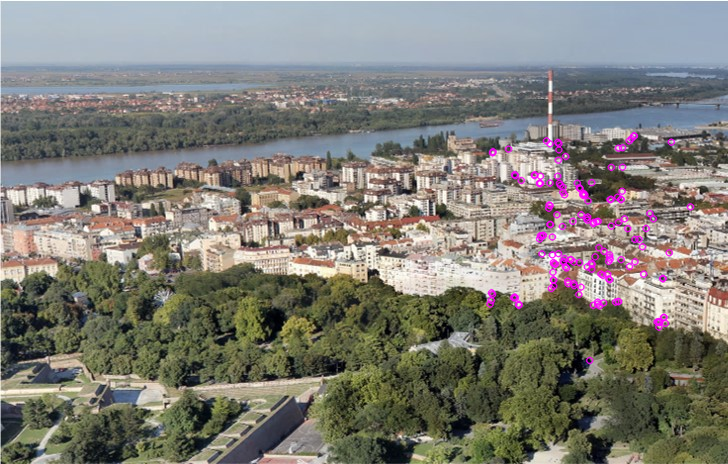
#> input picture Domaci2/first.jpg, 728 x 464 px
$ python panorama.py
#> lines starting #> are read from the running program, lines starting #| are printed output that depends on the picture; after the words box and inside, x2 and y2 are one past the last pixel; in counts of white or black regions, pixels touching at a corner belong together
import cv2
import numpy as np

#from google.colab.patches import cv2_imshow

# Load our images
img1 = cv2.imread('first.jpg')
#> img1 is the input picture: shape (464, 728, 3); mean B, G, R 118.4, 125.6, 127.6
img2 = cv2.imread('second.jpg')
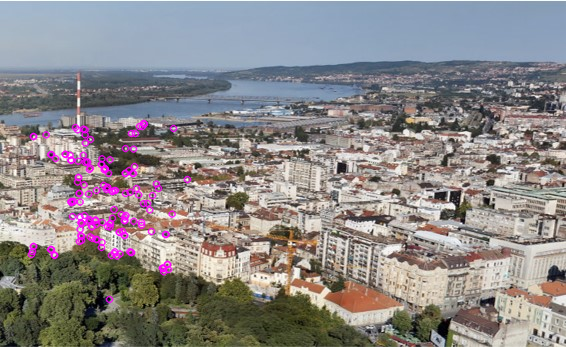
#> input picture Domaci2/second.jpg, 566 x 347 px
#> img2 is the input picture: shape (347, 566, 3); mean B, G, R 136.1, 135.3, 139.8

img1_gray = cv2.cvtColor(img1, cv2.COLOR_BGR2GRAY)
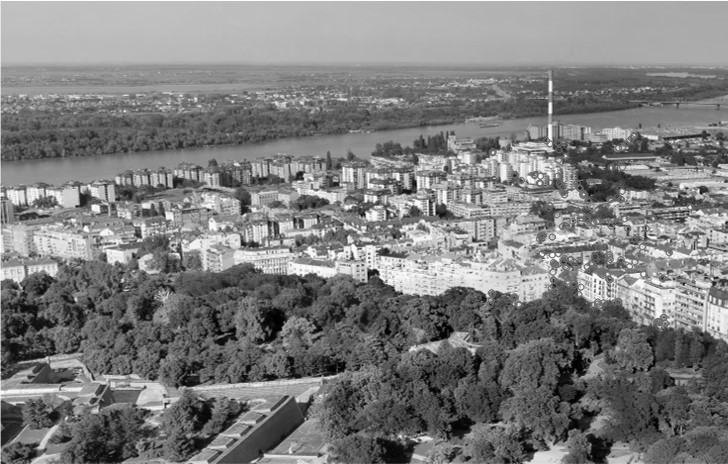
#> img1_gray: shape (464, 728); min 0, max 255, mean 125.4
img2_gray = cv2.cvtColor(img2, cv2.COLOR_BGR2GRAY)
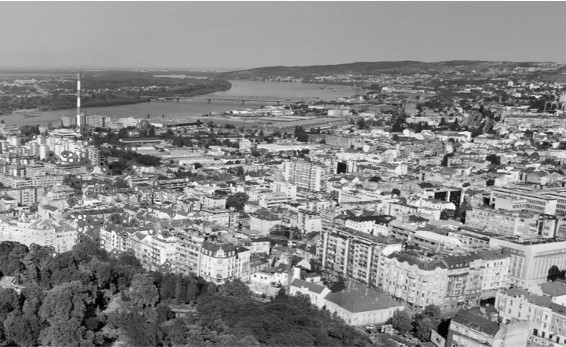
#> img2_gray: shape (347, 566); min 0, max 255, mean 136.8

# cv2_imshow(img1_gray)
# cv2_imshow(img2_gray)

# Create our ORB detector and detect keypoints and descriptors
orb = cv2.ORB_create(nfeatures=2000)

# Find the key points and descriptors with ORB
keypoints1, descriptors1 = orb.detectAndCompute(img1, None)
#> keypoints1 = 2000 keypoints; strongest (x, y, size): (376, 270, 37.2), (375, 269, 31), (388, 212, 31), (377, 272, 44.6)
keypoints2, descriptors2 = orb.detectAndCompute(img2, None)
#> keypoints2 = 2000 keypoints; strongest (x, y, size): (454, 206, 37.2), (450, 199, 37.2), (451, 192, 31), (454, 208, 31)

# Create a BFMatcher object.
# It will find all of the matching keypoints on two images
bf = cv2.BFMatcher_create(cv2.NORM_HAMMING)

# Find matching points
matches = bf.knnMatch(descriptors1, descriptors2,k=2)
#> matches = 2000 matches


def draw_matches(img1, keypoints1, img2, keypoints2, matches):
  r, c = img1.shape[:2]
  r1, c1 = img2.shape[:2]

  # Create a blank image with the size of the first image + second image
  output_img = np.zeros((max([r, r1]), c+c1, 3), dtype='uint8')
  output_img[:r, :c, :] = np.dstack([img1, img1, img1])
  output_img[:r1, c:c+c1, :] = np.dstack([img2, img2, img2])

  # Go over all of the matching points and extract them
  for match in matches:
    img1_idx = match.queryIdx
    img2_idx = match.trainIdx
    (x1, y1) = keypoints1[img1_idx].pt
    (x2, y2) = keypoints2[img2_idx].pt

    # Draw circles on the keypoints
    cv2.circle(output_img, (int(x1),int(y1)), 4, (0, 255, 255), 1)
    cv2.circle(output_img, (int(x2)+c,int(y2)), 4, (0, 255, 255), 1)

    # Connect the same keypoints
    cv2.line(output_img, (int(x1),int(y1)), (int(x2)+c,int(y2)), (0, 255, 255), 1)

  return output_img


all_matches = []
for m, n in matches:
  all_matches.append(m)
#> after the loop, all_matches = 2000 matches

img3 = draw_matches(img1_gray, keypoints1, img2_gray, keypoints2, all_matches[:30])
#> in draw_matches, `output_img[:r1, c:c+c1, :] = np.dstack([img2, img2, img2])`:
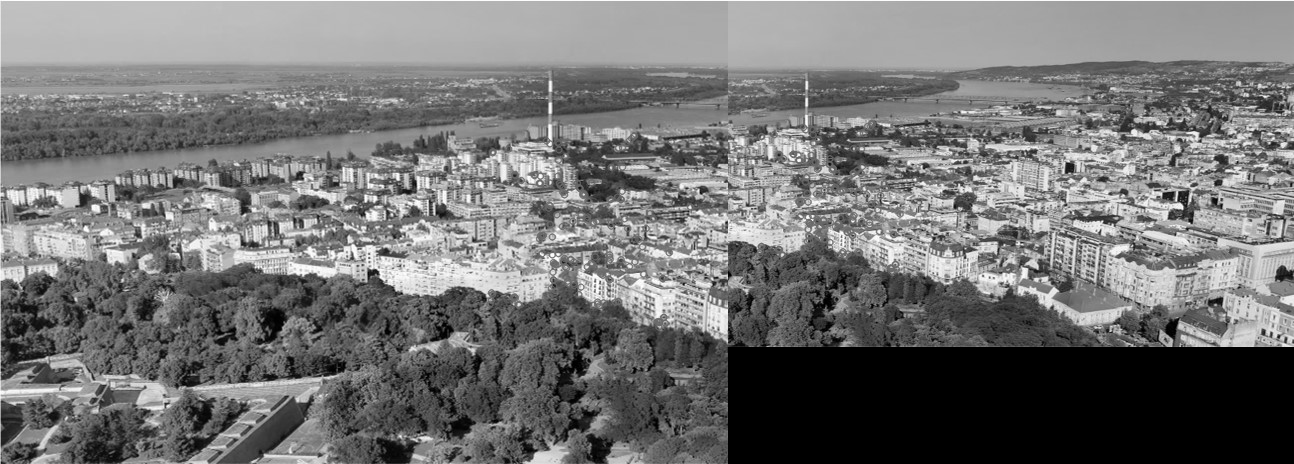
#> output_img: shape (464, 1294, 3); min 0, max 255, mean 115.3
#> the loop in draw_matches, `for match in matches:` made 30 passes
#> (img2_idx, x1, y1, x2, y2) on passes 1 to 12: (405, 253, 211, 279, 281), (221, 487, 295, 145, 231), (571, 394, 215, 200.4, 276), (303, 609, 296, 124, 243), (1062, 346, 207, 253.4, 243.4), (458, 363, 279, 417.6, 115.2), (118, 139, 227, 459, 140), (255, 174, 249, 64, 155), (127, 399, 260, 468, 265), (774, 318, 216, 267.6, 252), (1082, 368, 272, 83.52, 184.3), (1211, 688, 217, 266.1, 248.8)
#> after the loop in draw_matches, `for match in matches:`:
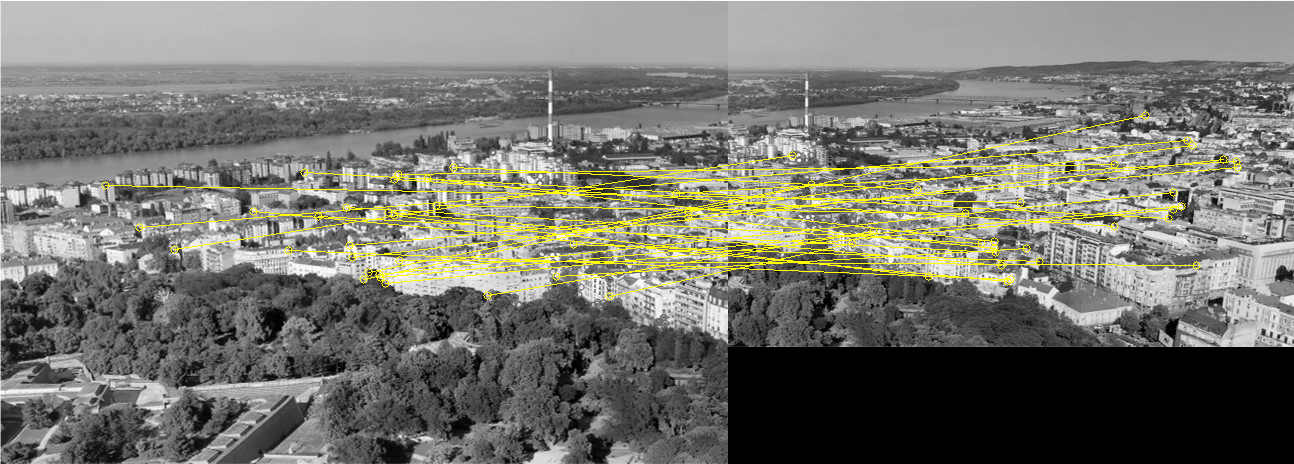
#> output_img: shape (464, 1294, 3); 3.19% of pixels changed, all inside (x1, y1, x2, y2) = (101, 111, 1242, 301); drawn as B, G, R
# cv2_imshow(img3)
# cv2_imshow(img3)


# Finding the best matches
good = []
for m, n in matches:
    if m.distance < 0.6 * n.distance:
        good.append(m)
#> after the loop, good = 50 matches

def warpImages(img1, img2, H):

  rows1, cols1 = img1.shape[:2]
  rows2, cols2 = img2.shape[:2]

  list_of_points_1 = np.float32([[0,0], [0, rows1],[cols1, rows1], [cols1, 0]]).reshape(-1, 1, 2)
  temp_points = np.float32([[0,0], [0,rows2], [cols2,rows2], [cols2,0]]).reshape(-1,1,2)

  # When we have established a homography we need to warp perspective
  # Change field of view
  list_of_points_2 = cv2.perspectiveTransform(temp_points, H)

  list_of_points = np.concatenate((list_of_points_1,list_of_points_2), axis=0)

  [x_min, y_min] = np.int32(list_of_points.min(axis=0).ravel() - 0.5)
  [x_max, y_max] = np.int32(list_of_points.max(axis=0).ravel() + 0.5)

  translation_dist = [-x_min,-y_min]

  H_translation = np.array([[1, 0, translation_dist[0]], [0, 1, translation_dist[1]], [0, 0, 1]])

  output_img = cv2.warpPerspective(img2, H_translation.dot(H), (x_max-x_min, y_max-y_min))
  output_img[translation_dist[1]:rows1+translation_dist[1], translation_dist[0]:cols1+translation_dist[0]] = img1

  return output_img


# Set minimum match condition
MIN_MATCH_COUNT = 10

if len(good) > MIN_MATCH_COUNT:
    # Convert keypoints to an argument for findHomography
    src_pts = np.float32([ keypoints1[m.queryIdx].pt for m in good]).reshape(-1,1,2)
#> src_pts = 50 rows, first 8: [580.8, 288], [518.4, 304.8], [501.6, 178.8], [499.2, 151.2], [493.2, 152.4], [690, 206.4], [550.8, 176.4], [540, 176.4]
    dst_pts = np.float32([ keypoints2[m.trainIdx].pt for m in good]).reshape(-1,1,2)
#> dst_pts = 50 rows, first 8: [102, 242], [54, 254], [41, 157], [39, 136], [34, 137], [187, 179], [78, 155], [70, 155]

    # Establish a homography
    M, _ = cv2.findHomography(src_pts, dst_pts, cv2.RANSAC,5.0)
#> M = [[0.768, 0.00516, -345.6], [-0.00517, 0.781, 19.4], [-3.02e-05, 5.83e-05, 1]]

    result = warpImages(img2, img1, M)
#> in warpImages, `list_of_points_2 = cv2.perspectiveTransform(temp_points, H)`: list_of_points_2 = [[-345.6, 19.4], [-334.2, 371.8], [215, 376.2], [218.5, 15.98]]
#> in warpImages, `list_of_points = np.concatenate((list_of_points_1,list_of_points_2), a..`: list_of_points = [[0, 0], [0, 347], [566, 347], [566, 0], [-345.6, 19.4], [-334.2, 371.8], [215, 376.2], [218.5, 15.98]]
#> in warpImages, `[x_min, y_min] = np.int32(list_of_points.min(axis=0).ravel() - 0.5)`: x_min = -346; y_min = 0
#> in warpImages, `[x_max, y_max] = np.int32(list_of_points.max(axis=0).ravel() + 0.5)`: x_max = 566; y_max = 376
#> in warpImages, `translation_dist = [-x_min,-y_min]`: translation_dist = [346, 0]
#> in warpImages, `H_translation = np.array([[1, 0, translation_dist[0]], [0, 1, translat..`: H_translation = [[1, 0, 346], [0, 1, 0], [0, 0, 1]]
#> in warpImages, `output_img = cv2.warpPerspective(img2, H_translation.dot(H), (x_max-x_..`:
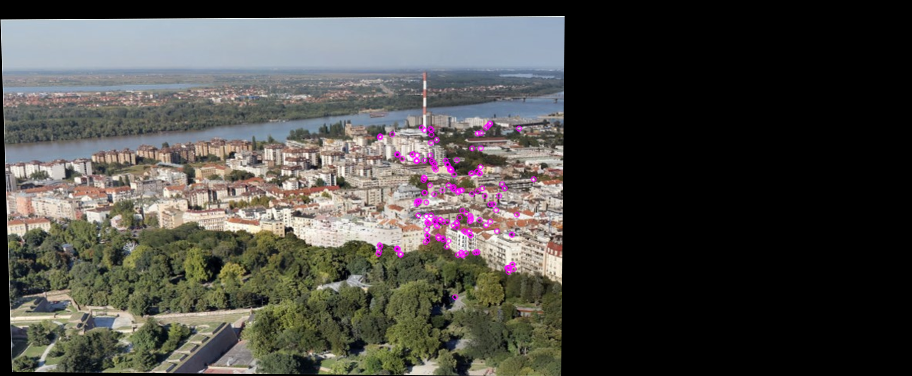
#> output_img: shape (376, 912, 3); mean B, G, R 69, 72.9, 74.1
#> in warpImages, `output_img[translation_dist[1]:rows1+translation_dist[1], translation_..`:
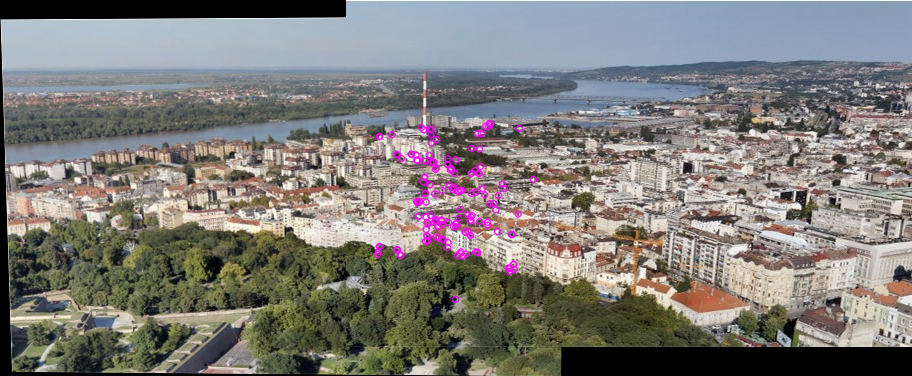
#> output_img: shape (376, 912, 3); mean B, G, R 120.8, 124.2, 126.6

    cv2.imshow(result)
